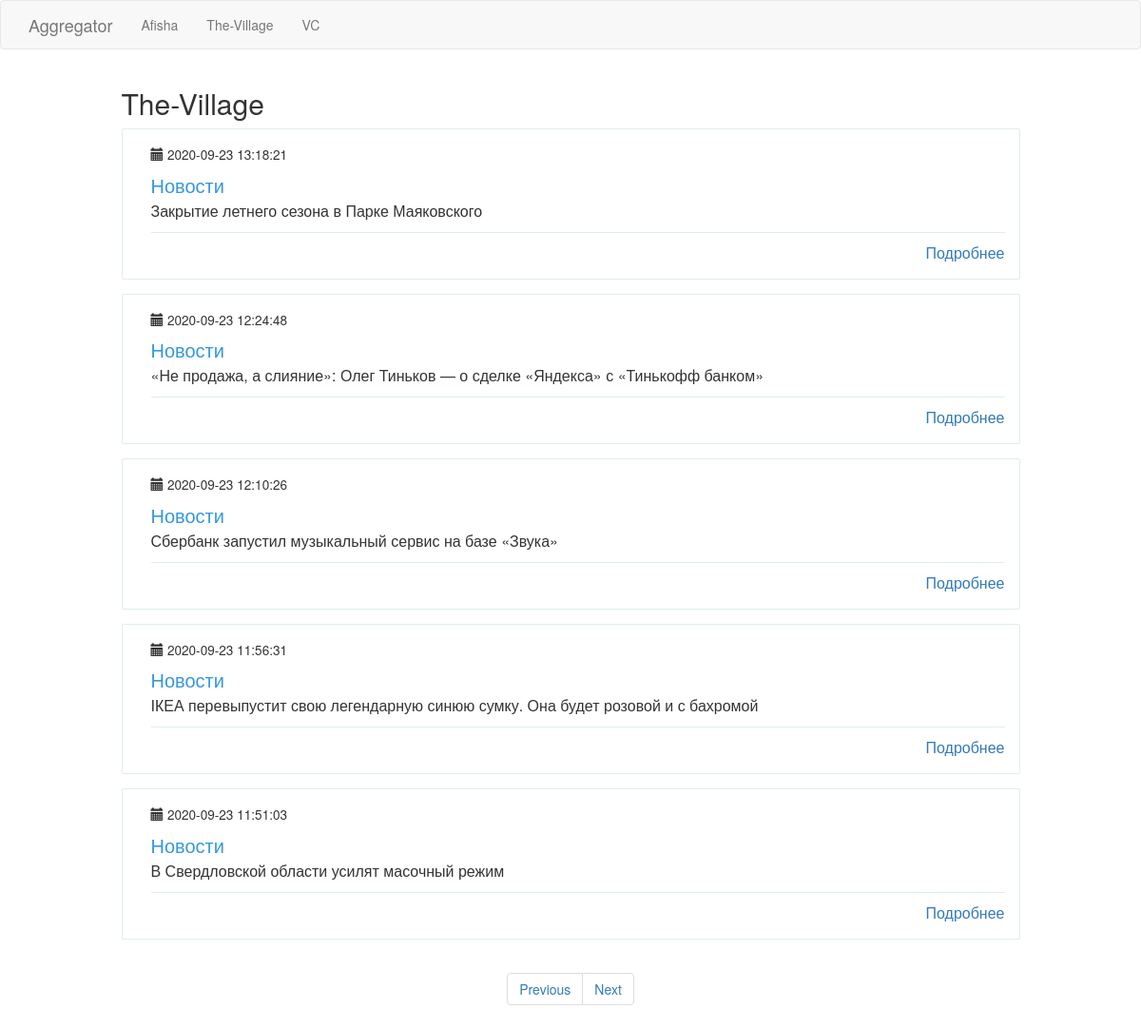
The page /village?page=2 on the database its author committed.
### app/models.py (models this page shows, shortened)
class PaginatedAPIMixin(object):
    @staticmethod
    def to_collection_dict(query, page, per_page, endpoint, **kwargs):
        resources = query.paginate(page, per_page, False)
        data = {
            'items': [item.to_dict() for item in resources.items],
            '_meta': {
                'page': page,
                'per_page': per_page,
                'total_pages': resources.pages,
                'total_items': resources.total
            },
            '_links': {
                'self': url_for(endpoint, page=page, per_page=per_page, **kwargs),
                'next': url_for(endpoint, page=page + 1, per_page=per_page, **kwargs) if resources.has_next else None,
                'prev': url_for(endpoint, page=page - 1, per_page=per_page, **kwargs) if resources.has_prev else None
            }
        }
        return data

class News(PaginatedAPIMixin, db.Model):
    id = db.Column(db.Integer, primary_key=True)
    header = db.Column(db.String(120), index=True, unique=True)
    link = db.Column(db.String(120), index=True, unique=True)
    timestamp = db.Column(db.DateTime, index=True, default=datetime.utcnow)
    user_id = db.Column(db.Integer, db.ForeignKey('resource.id'))

### app/main/routes.py (the view)
@bp.route('/village', methods=['GET'])
@cache.cached(timeout=120, query_string=True)
def village():
    page = request.args.get('page', 1, type=int)
    news = News.query.filter_by(user_id=2).order_by(News.timestamp.desc())\
        .paginate(page, current_app.config['POSTS_PER_PAGE'], False)
    next_url = url_for('main.village', page=news.next_num) if news.has_next else None
    prev_url = url_for('main.village', page=news.prev_num) if news.has_prev else None
    return render_template("news.html", news=news.items, title="The-Village", next_url=next_url, prev_url=prev_url)

### app/templates/news.html (shortened to what this page needs)
{% extends "base.html" %}
{% block content %}
    <div class="container">
      <div class="row">
         <div class="col-md-10 col-md-offset-1 header-h2">
             <h2>{{ title }}</h2>
         </div>
        {% for new in news %}
        <div class="col-md-10 col-md-offset-1">
          <div class="wp-block property list">
            <div class="wp-block-body">
              <div class="wp-block-content">
                <small>
                 <span class="glyphicon glyphicon-calendar" aria-hidden="true"></span> {{ new.timestamp  }}
                </small>
                <h4 class="content-title">Новости</h4>
                <p class="description">{{ new.header }}</p>
                <span class="pull-right">
                  <span class="capacity">
                     <a href="{{ new.link }}">Подробнее</a>
                  </span>
                </span>
              </div>
            </div>
          </div>
        </div>
      {% endfor %}
      </div>
    </div>
<nav class="text-center" aria-label="Page navigation example">
  <ul class="pagination">
    <li class="page-item {% if not prev_url %} disabled{% endif %}">
      <a class="page-link" href="{{ prev_url or '#' }}" tabindex="-1">Previous</a>
    </li>
    <li class="page-item{% if not next_url %} disabled{% endif %}">
      <a class="page-link" href="{{ next_url or '#' }}">Next</a>
    </li>
  </ul>
</nav>
{% endblock %}

### app/static/style.css (style rules this page uses)
.wp-block { margin: 0 0 15px 0; -webkit-transition: all .3s linear; transition: all .3s linear; position: relative; cursor: default; border-radius: 2px; }
.wp-block.property.list { border: 1px solid #e0eded; margin-bottom: 15px !important; }
.wp-block.property.list { padding: 15px 15px 0 15px; }
.wp-block.property.list { margin: 0; padding: 0; font-size: 16px; font-weight: 400; }
.wp-block .wp-block-body { padding: 15px; }
.wp-block.property.list .wp-block-content .content-title { font-size: 20px; color: #3498db; margin-bottom: 5px; }
.wp-block.property.list .wp-block-body .wp-block-content { width: 10%; display: table-cell; vertical-align: top; padding-left: 15px; }
.wp-block.property.list .wp-block-content .description { padding-bottom: 10px; border-bottom: 1px solid #e0eded; }

### rows shown on the page
News: timestamp "2020-09-23 13:18:21", header "Закрытие летнего сезона в Парке Маяковского"
News: timestamp "2020-09-23 12:24:48", header "«Не продажа, а слияние»: Олег Тиньков — о сделке «Яндекса» с «Тинькофф банком»"
News: timestamp "2020-09-23 12:10:26", header "Сбербанк запустил музыкальный сервис на базе «Звука»"
News: timestamp "2020-09-23 11:56:31", header "IКЕА перевыпустит свою легендарную синюю сумку. Она будет розовой и с бахромой"
News: timestamp "2020-09-23 11:51:03", header "В Свердловской области усилят масочный режим"

### other values the page prints
{{ title }} "The-Village"
